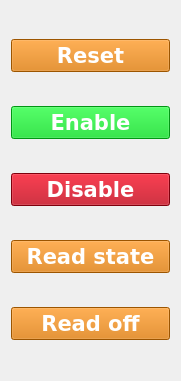
   <widget class="QWidget" name="verticalLayoutWidget">
    <property name="geometry">
     <rect>
      <x>20</x>
      <y>110</y>
      <width>181</width>
      <height>381</height>
     </rect>
    </property>
    <layout class="QVBoxLayout" name="verticalLayout">
     <item>
      <widget class="QPushButton" name="btn_reset">
       <property name="palette">
        <palette>
         <active>
          <colorrole role="WindowText">
           <brush brushstyle="SolidPattern">
            <color alpha="255">
             <red>255</red>
             <green>255</green>
             <blue>255</blue>
            </color>
           </brush>
          </colorrole>
          <colorrole role="Button">
           <brush brushstyle="SolidPattern">
            <color alpha="255">
             <red>218</red>
             <green>119</green>
             <blue>0</blue>
            </color>
           </brush>
          </colorrole>
          <colorrole role="Text">
           <brush brushstyle="SolidPattern">
            <color alpha="255">
             <red>255</red>
             <green>255</green>
             <blue>255</blue>
            </color>
           </brush>
          </colorrole>
          <colorrole role="ButtonText">
           <brush brushstyle="SolidPattern">
            <color alpha="255">
             <red>255</red>
             <green>255</green>
             <blue>255</blue>
            </color>
           </brush>
          </colorrole>
          <colorrole role="Base">
           <brush brushstyle="SolidPattern">
            <color alpha="255">
             <red>218</red>
             <green>119</green>
             <blue>0</blue>
            </color>
           </brush>
          </colorrole>
          <colorrole role="Window">
           <brush brushstyle="SolidPattern">
            <color alpha="255">
             <red>218</red>
             <green>119</green>
             <blue>0</blue>
            </color>
           </brush>
          </colorrole>
         </active>
         <inactive>
          <colorrole role="WindowText">
           <brush brushstyle="SolidPattern">
            <color alpha="255">
             <red>255</red>
             <green>255</green>
             <blue>255</blue>
            </color>
           </brush>
          </colorrole>
          <colorrole role="Button">
           <brush brushstyle="SolidPattern">
            <color alpha="255">
             <red>218</red>
             <green>119</green>
             <blue>0</blue>
            </color>
           </brush>
          </colorrole>
          <colorrole role="Text">
           <brush brushstyle="SolidPattern">
            <color alpha="255">
             <red>255</red>
             <green>255</green>
             <blue>255</blue>
            </color>
           </brush>
          </colorrole>
          <colorrole role="ButtonText">
           <brush brushstyle="SolidPattern">
            <color alpha="255">
             <red>255</red>
             <green>255</green>
             <blue>255</blue>
            </color>
           </brush>
          </colorrole>
          <colorrole role="Base">
           <brush brushstyle="SolidPattern">
            <color alpha="255">
             <red>218</red>
             <green>119</green>
             <blue>0</blue>
            </color>
           </brush>
          </colorrole>
          <colorrole role="Window">
           <brush brushstyle="SolidPattern">
            <color alpha="255">
             <red>218</red>
             <green>119</green>
             <blue>0</blue>
            </color>
           </brush>
          </colorrole>
         </inactive>
         <disabled>
          <colorrole role="WindowText">
           <brush brushstyle="SolidPattern">
            <color alpha="255">
             <red>255</red>
             <green>255</green>
             <blue>255</blue>
            </color>
           </brush>
          </colorrole>
          <colorrole role="Button">
           <brush brushstyle="SolidPattern">
            <color alpha="255">
             <red>218</red>
             <green>119</green>
             <blue>0</blue>
            </color>
           </brush>
          </colorrole>
          <colorrole role="Text">
           <brush brushstyle="SolidPattern">
            <color alpha="255">
             <red>255</red>
             <green>255</green>
             <blue>255</blue>
            </color>
           </brush>
          </colorrole>
          <colorrole role="ButtonText">
           <brush brushstyle="SolidPattern">
            <color alpha="255">
             <red>255</red>
             <green>255</green>
             <blue>255</blue>
            </color>
           </brush>
          </colorrole>
          <colorrole role="Base">
           <brush brushstyle="SolidPattern">
            <color alpha="255">
             <red>218</red>
             <green>119</green>
             <blue>0</blue>
            </color>
           </brush>
          </colorrole>
          <colorrole role="Window">
           <brush brushstyle="SolidPattern">
            <color alpha="255">
             <red>218</red>
             <green>119</green>
             <blue>0</blue>
            </color>
           </brush>
          </colorrole>
         </disabled>
        </palette>
       </property>
       <property name="font">
        <font>
         <family>Bitstream Vera Sans</family>
         <pointsize>16</pointsize>
         <weight>75</weight>
         <bold>true</bold>
        </font>
       </property>
       <property name="styleSheet">
        <string notr="true">background-color:#da7700;color:white;border-color: black;</string>
       </property>
       <property name="text">
        <string>Reset</string>
       </property>
      </widget>
     </item>
     <item>
      <widget class="QPushButton" name="btn_enable">
       <property name="palette">
        <palette>
         <active>
          <colorrole role="WindowText">
           <brush brushstyle="SolidPattern">
            <color alpha="255">
             <red>255</red>
             <green>255</green>
             <blue>255</blue>
            </color>
           </brush>
          </colorrole>
          <colorrole role="Button">
           <brush brushstyle="SolidPattern">
            <color alpha="255">
             <red>0</red>
             <green>210</green>
             <blue>26</blue>
            </color>
           </brush>
          </colorrole>
          <colorrole role="Text">
           <brush brushstyle="SolidPattern">
            <color alpha="255">
             <red>255</red>
             <green>255</green>
             <blue>255</blue>
            </color>
           </brush>
          </colorrole>
          <colorrole role="ButtonText">
           <brush brushstyle="SolidPattern">
            <color alpha="255">
             <red>255</red>
             <green>255</green>
             <blue>255</blue>
            </color>
           </brush>
          </colorrole>
          <colorrole role="Base">
           <brush brushstyle="SolidPattern">
            <color alpha="255">
             <red>0</red>
             <green>210</green>
             <blue>26</blue>
            </color>
           </brush>
          </colorrole>
          <colorrole role="Window">
           <brush brushstyle="SolidPattern">
            <color alpha="255">
             <red>0</red>
             <green>210</green>
             <blue>26</blue>
            </color>
           </brush>
          </colorrole>
         </active>
         <inactive>
          <colorrole role="WindowText">
           <brush brushstyle="SolidPattern">
            <color alpha="255">
             <red>255</red>
             <green>255</green>
             <blue>255</blue>
            </color>
           </brush>
          </colorrole>
          <colorrole role="Button">
           <brush brushstyle="SolidPattern">
            <color alpha="255">
             <red>0</red>
             <green>210</green>
             <blue>26</blue>
            </color>
           </brush>
          </colorrole>
          <colorrole role="Text">
           <brush brushstyle="SolidPattern">
            <color alpha="255">
             <red>255</red>
             <green>255</green>
             <blue>255</blue>
            </color>
           </brush>
          </colorrole>
          <colorrole role="ButtonText">
           <brush brushstyle="SolidPattern">
            <color alpha="255">
             <red>255</red>
             <green>255</green>
             <blue>255</blue>
            </color>
           </brush>
          </colorrole>
          <colorrole role="Base">
           <brush brushstyle="SolidPattern">
            <color alpha="255">
             <red>0</red>
             <green>210</green>
             <blue>26</blue>
            </color>
           </brush>
          </colorrole>
          <colorrole role="Window">
           <brush brushstyle="SolidPattern">
            <color alpha="255">
             <red>0</red>
             <green>210</green>
             <blue>26</blue>
            </color>
           </brush>
          </colorrole>
         </inactive>
         <disabled>
          <colorrole role="WindowText">
           <brush brushstyle="SolidPattern">
            <color alpha="255">
             <red>255</red>
             <green>255</green>
             <blue>255</blue>
            </color>
           </brush>
          </colorrole>
          <colorrole role="Button">
           <brush brushstyle="SolidPattern">
            <color alpha="255">
             <red>0</red>
             <green>210</green>
             <blue>26</blue>
            </color>
           </brush>
          </colorrole>
          <colorrole role="Text">
           <brush brushstyle="SolidPattern">
            <color alpha="255">
             <red>255</red>
             <green>255</green>
             <blue>255</blue>
            </color>
           </brush>
          </colorrole>
          <colorrole role="ButtonText">
           <brush brushstyle="SolidPattern">
            <color alpha="255">
             <red>255</red>
             <green>255</green>
             <blue>255</blue>
            </color>
           </brush>
          </colorrole>
          <colorrole role="Base">
           <brush brushstyle="SolidPattern">
            <color alpha="255">
             <red>0</red>
             <green>210</green>
             <blue>26</blue>
            </color>
           </brush>
          </colorrole>
          <colorrole role="Window">
           <brush brushstyle="SolidPattern">
            <color alpha="255">
             <red>0</red>
             <green>210</green>
             <blue>26</blue>
            </color>
           </brush>
          </colorrole>
         </disabled>
        </palette>
       </property>
       <property name="font">
        <font>
         <family>Bitstream Vera Sans</family>
         <pointsize>16</pointsize>
         <weight>75</weight>
         <bold>true</bold>
        </font>
       </property>
       <property name="styleSheet">
        <string notr="true">background-color:#00d21a;color:white;border-color: black;</string>
       </property>
       <property name="text">
        <string>Enable</string>
       </property>
      </widget>
     </item>
     <item>
      <widget class="QPushButton" name="btn_disable">
       <property name="palette">
        <palette>
         <active>
          <colorrole role="WindowText">
           <brush brushstyle="SolidPattern">
            <color alpha="255">
             <red>255</red>
             <green>255</green>
             <blue>255</blue>
            </color>
           </brush>
          </colorrole>
          <colorrole role="Button">
           <brush brushstyle="SolidPattern">
            <color alpha="255">
             <red>177</red>
             <green>0</green>
             <blue>17</blue>
            </color>
           </brush>
          </colorrole>
          <colorrole role="Text">
           <brush brushstyle="SolidPattern">
            <color alpha="255">
             <red>255</red>
             <green>255</green>
             <blue>255</blue>
            </color>
           </brush>
          </colorrole>
          <colorrole role="ButtonText">
           <brush brushstyle="SolidPattern">
            <color alpha="255">
             <red>255</red>
             <green>255</green>
             <blue>255</blue>
            </color>
           </brush>
          </colorrole>
          <colorrole role="Base">
           <brush brushstyle="SolidPattern">
            <color alpha="255">
             <red>177</red>
             <green>0</green>
             <blue>17</blue>
            </color>
           </brush>
          </colorrole>
          <colorrole role="Window">
           <brush brushstyle="SolidPattern">
            <color alpha="255">
             <red>177</red>
             <green>0</green>
             <blue>17</blue>
            </color>
           </brush>
          </colorrole>
         </active>
         <inactive>
          <colorrole role="WindowText">
           <brush brushstyle="SolidPattern">
            <color alpha="255">
             <red>255</red>
             <green>255</green>
             <blue>255</blue>
            </color>
           </brush>
          </colorrole>
          <colorrole role="Button">
           <brush brushstyle="SolidPattern">
            <color alpha="255">
             <red>177</red>
             <green>0</green>
             <blue>17</blue>
            </color>
           </brush>
          </colorrole>
          <colorrole role="Text">
           <brush brushstyle="SolidPattern">
            <color alpha="255">
             <red>255</red>
             <green>255</green>
             <blue>255</blue>
            </color>
           </brush>
          </colorrole>
          <colorrole role="ButtonText">
           <brush brushstyle="SolidPattern">
            <color alpha="255">
             <red>255</red>
             <green>255</green>
             <blue>255</blue>
            </color>
           </brush>
          </colorrole>
          <colorrole role="Base">
           <brush brushstyle="SolidPattern">
            <color alpha="255">
             <red>177</red>
             <green>0</green>
             <blue>17</blue>
            </color>
           </brush>
          </colorrole>
          <colorrole role="Window">
           <brush brushstyle="SolidPattern">
            <color alpha="255">
             <red>177</red>
             <green>0</green>
             <blue>17</blue>
            </color>
           </brush>
          </colorrole>
         </inactive>
         <disabled>
          <colorrole role="WindowText">
           <brush brushstyle="SolidPattern">
            <color alpha="255">
             <red>255</red>
             <green>255</green>
             <blue>255</blue>
            </color>
           </brush>
          </colorrole>
          <colorrole role="Button">
           <brush brushstyle="SolidPattern">
            <color alpha="255">
             <red>177</red>
             <green>0</green>
             <blue>17</blue>
            </color>
           </brush>
          </colorrole>
          <colorrole role="Text">
           <brush brushstyle="SolidPattern">
            <color alpha="255">
             <red>255</red>
             <green>255</green>
             <blue>255</blue>
            </color>
           </brush>
          </colorrole>
          <colorrole role="ButtonText">
           <brush brushstyle="SolidPattern">
            <color alpha="255">
             <red>255</red>
             <green>255</green>
             <blue>255</blue>
            </color>
           </brush>
          </colorrole>
          <colorrole role="Base">
           <brush brushstyle="SolidPattern">
            <color alpha="255">
             <red>177</red>
             <green>0</green>
             <blue>17</blue>
            </color>
           </brush>
          </colorrole>
          <colorrole role="Window">
           <brush brushstyle="SolidPattern">
            <color alpha="255">
             <red>177</red>
             <green>0</green>
             <blue>17</blue>
            </color>
           </brush>
          </colorrole>
         </disabled>
        </palette>
       </property>
       <property name="font">
        <font>
         <family>Bitstream Vera Sans</family>
         <pointsize>16</pointsize>
         <weight>75</weight>
         <bold>true</bold>
        </font>
       </property>
       <property name="styleSheet">
        <string notr="true">background-color:#b10011;color:white;border-color: black;</string>
       </property>
       <property name="text">
        <string>Disable</string>
       </property>
      </widget>
     </item>
     <item>
      <widget class="QPushButton" name="onBtn">
       <property name="palette">
        <palette>
         <active>
          <colorrole role="WindowText">
           <brush brushstyle="SolidPattern">
            <color alpha="255">
             <red>255</red>
             <green>255</green>
             <blue>255</blue>
            </color>
           </brush>
          </colorrole>
          <colorrole role="Button">
           <brush brushstyle="SolidPattern">
            <color alpha="255">
             <red>218</red>
             <green>119</green>
             <blue>0</blue>
            </color>
           </brush>
          </colorrole>
          <colorrole role="Text">
           <brush brushstyle="SolidPattern">
            <color alpha="255">
             <red>255</red>
             <green>255</green>
             <blue>255</blue>
            </color>
           </brush>
          </colorrole>
          <colorrole role="ButtonText">
           <brush brushstyle="SolidPattern">
            <color alpha="255">
             <red>255</red>
             <green>255</green>
             <blue>255</blue>
            </color>
           </brush>
          </colorrole>
          <colorrole role="Base">
           <brush brushstyle="SolidPattern">
            <color alpha="255">
             <red>218</red>
             <green>119</green>
             <blue>0</blue>
            </color>
           </brush>
          </colorrole>
          <colorrole role="Window">
           <brush brushstyle="SolidPattern">
            <color alpha="255">
             <red>218</red>
             <green>119</green>
             <blue>0</blue>
            </color>
           </brush>
          </colorrole>
         </active>
         <inactive>
          <colorrole role="WindowText">
           <brush brushstyle="SolidPattern">
            <color alpha="255">
             <red>255</red>
             <green>255</green>
             <blue>255</blue>
            </color>
           </brush>
          </colorrole>
          <colorrole role="Button">
           <brush brushstyle="SolidPattern">
            <color alpha="255">
             <red>218</red>
             <green>119</green>
             <blue>0</blue>
            </color>
           </brush>
          </colorrole>
          <colorrole role="Text">
           <brush brushstyle="SolidPattern">
            <color alpha="255">
             <red>255</red>
             <green>255</green>
             <blue>255</blue>
            </color>
           </brush>
          </colorrole>
          <colorrole role="ButtonText">
           <brush brushstyle="SolidPattern">
            <color alpha="255">
             <red>255</red>
             <green>255</green>
             <blue>255</blue>
            </color>
           </brush>
          </colorrole>
          <colorrole role="Base">
           <brush brushstyle="SolidPattern">
            <color alpha="255">
             <red>218</red>
             <green>119</green>
             <blue>0</blue>
            </color>
           </brush>
          </colorrole>
          <colorrole role="Window">
           <brush brushstyle="SolidPattern">
            <color alpha="255">
             <red>218</red>
             <green>119</green>
             <blue>0</blue>
            </color>
           </brush>
          </colorrole>
         </inactive>
         <disabled>
          <colorrole role="WindowText">
           <brush brushstyle="SolidPattern">
            <color alpha="255">
             <red>255</red>
             <green>255</green>
             <blue>255</blue>
            </color>
           </brush>
          </colorrole>
          <colorrole role="Button">
           <brush brushstyle="SolidPattern">
            <color alpha="255">
             <red>218</red>
             <green>119</green>
             <blue>0</blue>
            </color>
           </brush>
          </colorrole>
          <colorrole role="Text">
           <brush brushstyle="SolidPattern">
            <color alpha="255">
             <red>255</red>
             <green>255</green>
             <blue>255</blue>
            </color>
           </brush>
          </colorrole>
          <colorrole role="ButtonText">
           <brush brushstyle="SolidPattern">
            <color alpha="255">
             <red>255</red>
             <green>255</green>
             <blue>255</blue>
            </color>
           </brush>
          </colorrole>
          <colorrole role="Base">
           <brush brushstyle="SolidPattern">
            <color alpha="255">
             <red>218</red>
             <green>119</green>
             <blue>0</blue>
            </color>
           </brush>
          </colorrole>
          <colorrole role="Window">
           <brush brushstyle="SolidPattern">
            <color alpha="255">
             <red>218</red>
             <green>119</green>
             <blue>0</blue>
            </color>
           </brush>
          </colorrole>
         </disabled>
        </palette>
       </property>
       <property name="font">
        <font>
         <family>Bitstream Vera Sans</family>
         <pointsize>16</pointsize>
         <weight>75</weight>
         <bold>true</bold>
        </font>
       </property>
       <property name="styleSheet">
        <string notr="true">background-color:#da7700;color:white;border-color: black;</string>
       </property>
       <property name="text">
        <string>Read state</string>
       </property>
      </widget>
     </item>
     <item>
      <widget class="QPushButton" name="offBtn">
       <property name="palette">
        <palette>
         <active>
          <colorrole role="WindowText">
           <brush brushstyle="SolidPattern">
            <color alpha="255">
             <red>255</red>
             <green>255</green>
             <blue>255</blue>
            </color>
           </brush>
          </colorrole>
          <colorrole role="Button">
           <brush brushstyle="SolidPattern">
            <color alpha="255">
             <red>218</red>
             <green>119</green>
             <blue>0</blue>
            </color>
           </brush>
          </colorrole>
          <colorrole role="Text">
           <brush brushstyle="SolidPattern">
            <color alpha="255">
             <red>255</red>
             <green>255</green>
             <blue>255</blue>
            </color>
           </brush>
          </colorrole>
          <colorrole role="ButtonText">
           <brush brushstyle="SolidPattern">
            <color alpha="255">
             <red>255</red>
             <green>255</green>
             <blue>255</blue>
            </color>
           </brush>
          </colorrole>
          <colorrole role="Base">
           <brush brushstyle="SolidPattern">
            <color alpha="255">
             <red>218</red>
             <green>119</green>
             <blue>0</blue>
            </color>
           </brush>
          </colorrole>
          <colorrole role="Window">
           <brush brushstyle="SolidPattern">
            <color alpha="255">
             <red>218</red>
             <green>119</green>
             <blue>0</blue>
            </color>
           </brush>
          </colorrole>
         </active>
         <inactive>
          <colorrole role="WindowText">
           <brush brushstyle="SolidPattern">
            <color alpha="255">
             <red>255</red>
             <green>255</green>
             <blue>255</blue>
            </color>
           </brush>
          </colorrole>
          <colorrole role="Button">
           <brush brushstyle="SolidPattern">
            <color alpha="255">
             <red>218</red>
             <green>119</green>
             <blue>0</blue>
            </color>
           </brush>
          </colorrole>
          <colorrole role="Text">
           <brush brushstyle="SolidPattern">
            <color alpha="255">
             <red>255</red>
             <green>255</green>
             <blue>255</blue>
            </color>
           </brush>
          </colorrole>
          <colorrole role="ButtonText">
           <brush brushstyle="SolidPattern">
            <color alpha="255">
             <red>255</red>
             <green>255</green>
             <blue>255</blue>
            </color>
           </brush>
          </colorrole>
          <colorrole role="Base">
           <brush brushstyle="SolidPattern">
            <color alpha="255">
             <red>218</red>
             <green>119</green>
             <blue>0</blue>
            </color>
           </brush>
          </colorrole>
          <colorrole role="Window">
           <brush brushstyle="SolidPattern">
            <color alpha="255">
             <red>218</red>
             <green>119</green>
             <blue>0</blue>
            </color>
           </brush>
          </colorrole>
         </inactive>
         <disabled>
          <colorrole role="WindowText">
           <brush brushstyle="SolidPattern">
            <color alpha="255">
             <red>255</red>
             <green>255</green>
             <blue>255</blue>
            </color>
           </brush>
          </colorrole>
          <colorrole role="Button">
           <brush brushstyle="SolidPattern">
            <color alpha="255">
             <red>218</red>
             <green>119</green>
             <blue>0</blue>
            </color>
           </brush>
          </colorrole>
          <colorrole role="Text">
           <brush brushstyle="SolidPattern">
            <color alpha="255">
             <red>255</red>
             <green>255</green>
             <blue>255</blue>
            </color>
           </brush>
          </colorrole>
          <colorrole role="ButtonText">
           <brush brushstyle="SolidPattern">
            <color alpha="255">
             <red>255</red>
             <green>255</green>
             <blue>255</blue>
            </color>
           </brush>
          </colorrole>
          <colorrole role="Base">
           <brush brushstyle="SolidPattern">
            <color alpha="255">
             <red>218</red>
             <green>119</green>
             <blue>0</blue>
            </color>
           </brush>
          </colorrole>
          <colorrole role="Window">
           <brush brushstyle="SolidPattern">
            <color alpha="255">
             <red>218</red>
             <green>119</green>
             <blue>0</blue>
            </color>
           </brush>
          </colorrole>
         </disabled>
        </palette>
       </property>
       <property name="font">
        <font>
         <family>Bitstream Vera Sans</family>
         <pointsize>16</pointsize>
         <weight>75</weight>
         <bold>true</bold>
        </font>
       </property>
       <property name="styleSheet">
        <string notr="true">background-color:#da7700;color:white;border-color: black;</string>
       </property>
       <property name="text">
        <string>Read off</string>
       </property>
      </widget>
     </item>
    </layout>
   </widget>
